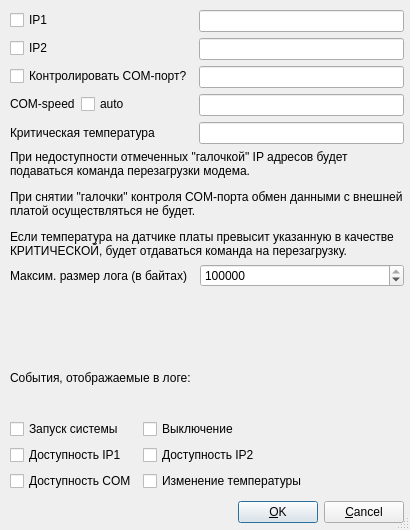
<?xml version="1.0" encoding="UTF-8"?>
<ui version="4.0">
 <class>Dialog</class>
 <widget class="QDialog" name="Dialog">
  <property name="windowModality">
   <enum>Qt::WindowModal</enum>
  </property>
  <property name="geometry">
   <rect>
    <x>0</x>
    <y>0</y>
    <width>410</width>
    <height>530</height>
   </rect>
  </property>
  <property name="sizePolicy">
   <sizepolicy hsizetype="Fixed" vsizetype="Fixed">
    <horstretch>0</horstretch>
    <verstretch>0</verstretch>
   </sizepolicy>
  </property>
  <property name="windowTitle">
   <string>Настройки</string>
  </property>
  <property name="sizeGripEnabled">
   <bool>true</bool>
  </property>
  <widget class="QWidget" name="layoutWidget">
   <property name="geometry">
    <rect>
     <x>10</x>
     <y>10</y>
     <width>394</width>
     <height>518</height>
    </rect>
   </property>
   <layout class="QVBoxLayout" name="verticalLayout">
    <item>
     <layout class="QFormLayout" name="formLayout">
      <property name="fieldGrowthPolicy">
       <enum>QFormLayout::AllNonFixedFieldsGrow</enum>
      </property>
      <item row="0" column="0">
       <widget class="QCheckBox" name="ip1reboot">
        <property name="text">
         <string>IP1</string>
        </property>
       </widget>
      </item>
      <item row="0" column="1">
       <widget class="QLineEdit" name="ip1Edit"/>
      </item>
      <item row="1" column="0">
       <widget class="QCheckBox" name="ip2reboot">
        <property name="text">
         <string>IP2</string>
        </property>
       </widget>
      </item>
      <item row="1" column="1">
       <widget class="QLineEdit" name="ip2Edit"/>
      </item>
      <item row="2" column="0">
       <widget class="QCheckBox" name="comPortEnabled">
        <property name="text">
         <string>Контролировать COM-порт?</string>
        </property>
       </widget>
      </item>
      <item row="2" column="1">
       <widget class="QLineEdit" name="comEdit"/>
      </item>
      <item row="3" column="1">
       <widget class="QLineEdit" name="lineEdit_4"/>
      </item>
      <item row="5" column="0">
       <widget class="QLabel" name="label_4">
        <property name="text">
         <string>Критическая температура</string>
        </property>
       </widget>
      </item>
      <item row="5" column="1">
       <widget class="QLineEdit" name="maxTempEdit"/>
      </item>
      <item row="3" column="0">
       <layout class="QHBoxLayout" name="horizontalLayout">
        <item>
         <widget class="QLabel" name="comSpeed">
          <property name="text">
           <string>COM-speed</string>
          </property>
         </widget>
        </item>
        <item>
         <widget class="QCheckBox" name="enableAutoSpeedCheckbox">
          <property name="text">
           <string>auto</string>
          </property>
         </widget>
        </item>
       </layout>
      </item>
     </layout>
    </item>
    <item>
     <widget class="QLabel" name="label_3">
      <property name="text">
       <string>&lt;html&gt;&lt;head/&gt;&lt;body&gt;&lt;p&gt;&lt;span style=&quot; font-size:9pt;&quot;&gt;При недоступности отмеченных &amp;quot;галочкой&amp;quot; IP адресов будет подаваться команда перезагрузки модема. &lt;/span&gt;&lt;/p&gt;&lt;p&gt;&lt;span style=&quot; font-size:9pt;&quot;&gt;При снятии &amp;quot;галочки&amp;quot; контроля COM-порта обмен данными с внешней платой осуществляться не будет.&lt;/span&gt;&lt;/p&gt;&lt;p&gt;&lt;span style=&quot; font-size:9pt;&quot;&gt;Если температура на датчике платы превысит указанную в качестве КРИТИЧЕСКОЙ, будет отдаваться команда на перезагрузку.&lt;/span&gt;&lt;/p&gt;&lt;/body&gt;&lt;/html&gt;</string>
      </property>
      <property name="textFormat">
       <enum>Qt::RichText</enum>
      </property>
      <property name="alignment">
       <set>Qt::AlignLeading|Qt::AlignLeft|Qt::AlignTop</set>
      </property>
      <property name="wordWrap">
       <bool>true</bool>
      </property>
     </widget>
    </item>
    <item>
     <layout class="QFormLayout" name="formLayout_3">
      <item row="0" column="0">
       <widget class="QLabel" name="label">
        <property name="text">
         <string>Максим. размер лога (в байтах)  </string>
        </property>
       </widget>
      </item>
      <item row="0" column="1">
       <widget class="QSpinBox" name="maxLogSize">
        <property name="maximum">
         <number>1048576000</number>
        </property>
        <property name="value">
         <number>1048576</number>
        </property>
       </widget>
      </item>
     </layout>
    </item>
    <item>
     <widget class="QLabel" name="label_5">
      <property name="text">
       <string>События, отображаемые в логе:</string>
      </property>
     </widget>
    </item>
    <item>
     <layout class="QFormLayout" name="formLayout_2">
      <item row="0" column="0">
       <widget class="QCheckBox" name="sysStartUp">
        <property name="text">
         <string>Запуск системы</string>
        </property>
       </widget>
      </item>
      <item row="0" column="1">
       <widget class="QCheckBox" name="sysShutdown">
        <property name="text">
         <string>Выключение</string>
        </property>
       </widget>
      </item>
      <item row="1" column="0">
       <widget class="QCheckBox" name="ip1Log">
        <property name="text">
         <string>Доступность IP1</string>
        </property>
       </widget>
      </item>
      <item row="1" column="1">
       <widget class="QCheckBox" name="ip2Log">
        <property name="text">
         <string>Доступность IP2</string>
        </property>
       </widget>
      </item>
      <item row="2" column="0">
       <widget class="QCheckBox" name="comPortLog">
        <property name="text">
         <string>Доступность COM</string>
        </property>
       </widget>
      </item>
      <item row="2" column="1">
       <widget class="QCheckBox" name="tempLog">
        <property name="text">
         <string>Изменение температуры</string>
        </property>
       </widget>
      </item>
     </layout>
    </item>
    <item>
     <layout class="QHBoxLayout">
      <property name="spacing">
       <number>6</number>
      </property>
      <property name="leftMargin">
       <number>0</number>
      </property>
      <property name="topMargin">
       <number>0</number>
      </property>
      <property name="rightMargin">
       <number>0</number>
      </property>
      <property name="bottomMargin">
       <number>0</number>
      </property>
      <item>
       <spacer>
        <property name="orientation">
         <enum>Qt::Horizontal</enum>
        </property>
        <property name="sizeHint" stdset="0">
         <size>
          <width>131</width>
          <height>31</height>
         </size>
        </property>
       </spacer>
      </item>
      <item>
       <widget class="QPushButton" name="okButton">
        <property name="text">
         <string>&amp;OK</string>
        </property>
       </widget>
      </item>
      <item>
       <widget class="QPushButton" name="cancelButton">
        <property name="text">
         <string>&amp;Cancel</string>
        </property>
       </widget>
      </item>
     </layout>
    </item>
   </layout>
  </widget>
  <zorder>layoutWidget</zorder>
  <zorder></zorder>
 </widget>
 <resources/>
 <connections>
  <connection>
   <sender>okButton</sender>
   <signal>clicked()</signal>
   <receiver>Dialog</receiver>
   <slot>accept()</slot>
   <hints>
    <hint type="sourcelabel">
     <x>278</x>
     <y>253</y>
    </hint>
    <hint type="destinationlabel">
     <x>96</x>
     <y>254</y>
    </hint>
   </hints>
  </connection>
  <connection>
   <sender>cancelButton</sender>
   <signal>clicked()</signal>
   <receiver>Dialog</receiver>
   <slot>reject()</slot>
   <hints>
    <hint type="sourcelabel">
     <x>369</x>
     <y>253</y>
    </hint>
    <hint type="destinationlabel">
     <x>179</x>
     <y>282</y>
    </hint>
   </hints>
  </connection>
 </connections>
</ui>
